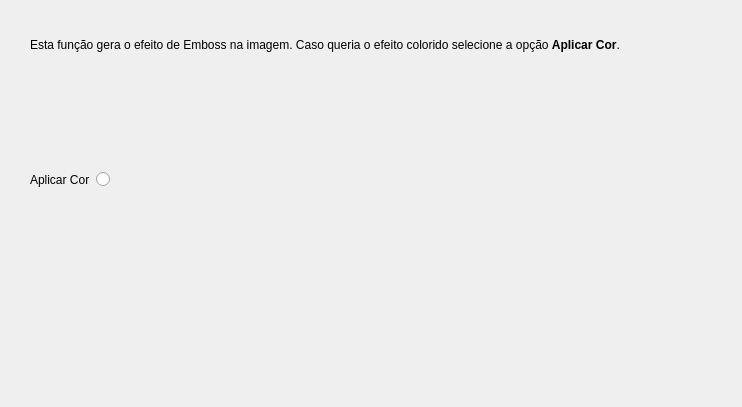
<?xml version="1.0" encoding="UTF-8"?>
<ui version="4.0">
 <class>embossForm</class>
 <widget class="QWidget" name="embossForm">
  <property name="geometry">
   <rect>
    <x>0</x>
    <y>0</y>
    <width>742</width>
    <height>407</height>
   </rect>
  </property>
  <property name="windowTitle">
   <string>Form</string>
  </property>
  <widget class="QWidget" name="horizontalLayoutWidget">
   <property name="geometry">
    <rect>
     <x>30</x>
     <y>140</y>
     <width>91</width>
     <height>80</height>
    </rect>
   </property>
   <layout class="QHBoxLayout" name="horizontalLayout">
    <item>
     <widget class="QLabel" name="label">
      <property name="text">
       <string>Aplicar Cor</string>
      </property>
     </widget>
    </item>
    <item>
     <widget class="QRadioButton" name="opcao">
      <property name="cursor">
       <cursorShape>PointingHandCursor</cursorShape>
      </property>
      <property name="text">
       <string/>
      </property>
     </widget>
    </item>
   </layout>
  </widget>
  <widget class="QLabel" name="label_2">
   <property name="geometry">
    <rect>
     <x>30</x>
     <y>30</y>
     <width>681</width>
     <height>31</height>
    </rect>
   </property>
   <property name="text">
    <string>&lt;html&gt;&lt;head/&gt;&lt;body&gt;&lt;p&gt;Esta função gera o efeito de Emboss na imagem. Caso queria o efeito colorido selecione a opção &lt;span style=&quot; font-weight:600;&quot;&gt;Aplicar Cor&lt;/span&gt;.&lt;/p&gt;&lt;/body&gt;&lt;/html&gt;</string>
   </property>
  </widget>
 </widget>
 <resources/>
 <connections/>
</ui>
